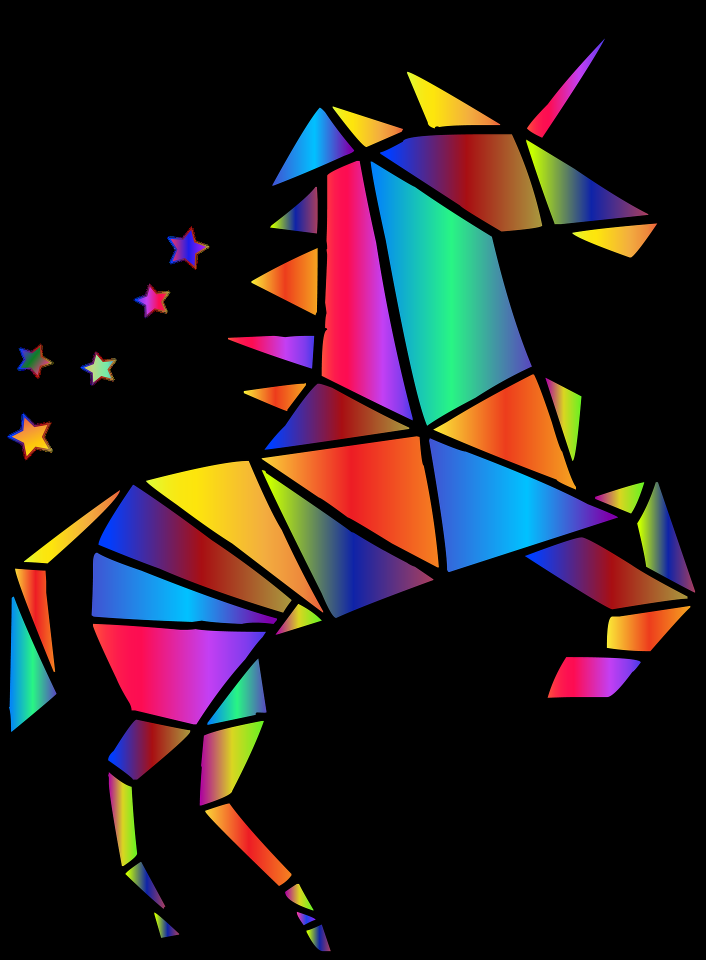
#> input picture tutorial/unicon.png, 1411 x 1920 px, found by its file name (shown at 1/2 size)
$ python tut5.py
#> lines starting #> are read from the running program, lines starting #| are printed output that depends on the picture; after the words box and inside, x2 and y2 are one past the last pixel; in counts of white or black regions, pixels touching at a corner belong together
import cv2
import numpy as np

def empty(v):
    pass

img = cv2.imread('tutorial/unicon.png')
#> img is the input picture: shape (1920, 1411, 3); mean B, G, R 31, 28.9, 38.4
img = cv2.resize(img, (0,0), fx=0.6, fy=0.6)
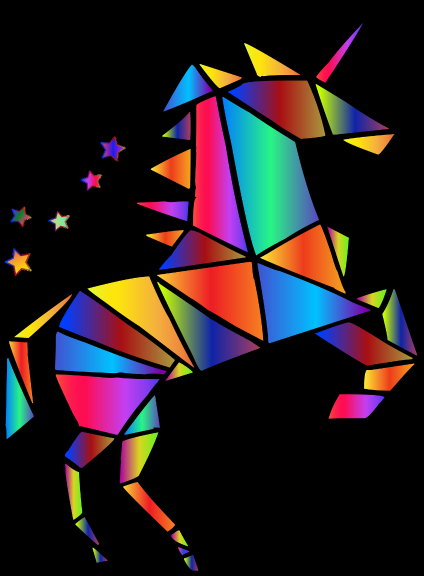
#> img: shape (1152, 847, 3) (shown at 1/2 size); mean B, G, R 31, 28.9, 38.4

cv2.namedWindow('TrackBar')
cv2.resizeWindow('TrackBar', 640,320)

cv2.createTrackbar('Hue Min ', 'TrackBar', 0, 179, empty)
#> slider 'Hue Min ' is set to 35
cv2.createTrackbar('Hue Max ', 'TrackBar', 179, 179, empty)
cv2.createTrackbar('Sat Min ', 'TrackBar', 0, 255, empty)
#> slider 'Sat Min ' is set to 51
cv2.createTrackbar('Sat Max ', 'TrackBar', 255, 255, empty)
cv2.createTrackbar('Val Min ', 'TrackBar', 0, 255, empty)
#> slider 'Val Min ' is set to 51
cv2.createTrackbar('Val Max ', 'TrackBar', 255, 255, empty)
hsv = cv2.cvtColor(img, cv2.COLOR_BGR2HSV)
#> hsv: shape (1152, 847, 3); mean H, S, V 23.4, 58.5, 55.8
while True:
    h_min = cv2.getTrackbarPos('Hue Min ', 'TrackBar')
    h_max = cv2.getTrackbarPos('Hue Max ', 'TrackBar')
    s_min = cv2.getTrackbarPos('Sat Min ', 'TrackBar')
    s_max = cv2.getTrackbarPos('Sat Max ', 'TrackBar')
    v_min = cv2.getTrackbarPos('Val Min ', 'TrackBar')
    v_max = cv2.getTrackbarPos('Val Max ', 'TrackBar')
    print(h_min, h_max, s_min, s_max, v_min, v_max)

    lower = np.array([h_min, s_min, v_min])
    upper = np.array([h_max, s_max, v_max])

    mask = cv2.inRange(hsv, lower, upper)
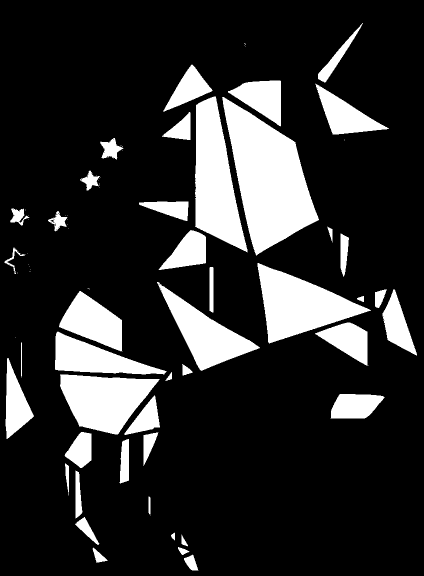
#> mask: shape (1152, 847) (shown at 1/2 size); 18% white; 83 white regions (39 under 20 px), largest, box (x1, y1, x2, y2) and area: (444, 194, 638, 511) 32221, (390, 193, 495, 505) 19208, (515, 526, 742, 687) 17729
    result = cv2.bitwise_and(img, img, mask=mask)
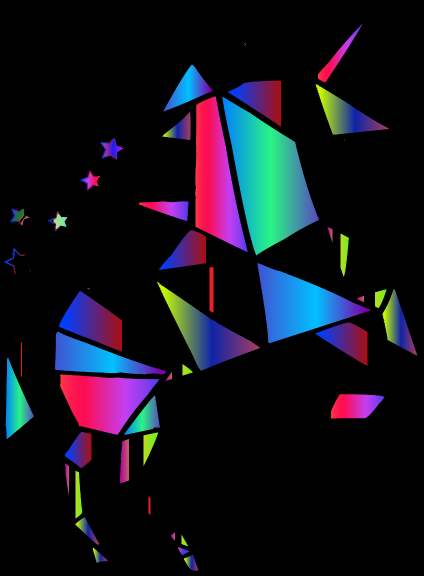
#> result: shape (1152, 847, 3) (shown at 1/2 size); mean B, G, R 27.6, 18.2, 18.6

    cv2.imshow('Image', img)
    cv2.imshow('HSV', hsv)
    cv2.imshow('Mask', mask)
    cv2.imshow('Result', result)
    cv2.waitKey(1)
